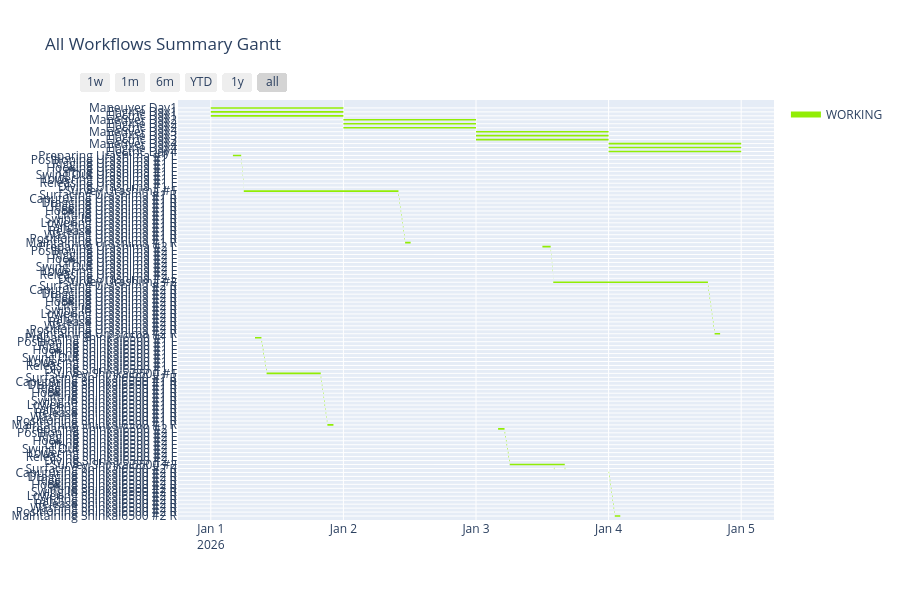

The code cell stored with this chart in its notebook:
### Code cell
import plotly.figure_factory as ff

workflow_list = []
for i in range(number_of_days):
    exec(f"workflow_list.append(maneuver_day{i+1})")
    exec(f"workflow_list.append(eng_day{i+1})")
    exec(f"workflow_list.append(elec_day{i+1})")
for i in range(number_of_ur8k_survey):
    exec(f"workflow_list.append(ur8k_{i+1}_Lpr)")
    exec(f"workflow_list.append(ur8k_{i+1}_Lpo)")
    exec(f"workflow_list.append(ur8k_{i+1}_Lri)")
    exec(f"workflow_list.append(ur8k_{i+1}_Lho)")
    exec(f"workflow_list.append(ur8k_{i+1}_Lli)")
    exec(f"workflow_list.append(ur8k_{i+1}_Lsw)")
    exec(f"workflow_list.append(ur8k_{i+1}_Llo)")
    exec(f"workflow_list.append(ur8k_{i+1}_Lre)")
    exec(f"workflow_list.append(ur8k_{i+1}_Ldi)")
    exec(f"workflow_list.append(ur8k_{i+1}_survey1)")
    exec(f"workflow_list.append(ur8k_{i+1}_Rsu)")
    exec(f"workflow_list.append(ur8k_{i+1}_Rca)")
    exec(f"workflow_list.append(ur8k_{i+1}_Rdr)")
    exec(f"workflow_list.append(ur8k_{i+1}_Rri)")
    exec(f"workflow_list.append(ur8k_{i+1}_Rho)")
    exec(f"workflow_list.append(ur8k_{i+1}_Rli)")
    exec(f"workflow_list.append(ur8k_{i+1}_Rsw)")
    exec(f"workflow_list.append(ur8k_{i+1}_Rlo)")
    exec(f"workflow_list.append(ur8k_{i+1}_Rla)")
    exec(f"workflow_list.append(ur8k_{i+1}_Rre)")
    exec(f"workflow_list.append(ur8k_{i+1}_Rwa)")
    exec(f"workflow_list.append(ur8k_{i+1}_Rpo)")
    exec(f"workflow_list.append(ur8k_{i+1}_Rma)")
for i in range(number_of_sn6500_survey):
    exec(f"workflow_list.append(sn6500_{i+1}_Lpr)")
    exec(f"workflow_list.append(sn6500_{i+1}_Lpo)")
    exec(f"workflow_list.append(sn6500_{i+1}_Lri)")
    exec(f"workflow_list.append(sn6500_{i+1}_Lho)")
    exec(f"workflow_list.append(sn6500_{i+1}_Lli)")
    exec(f"workflow_list.append(sn6500_{i+1}_Lsw)")
    exec(f"workflow_list.append(sn6500_{i+1}_Llo)")
    exec(f"workflow_list.append(sn6500_{i+1}_Lre)")
    exec(f"workflow_list.append(sn6500_{i+1}_Ldi)")
    exec(f"workflow_list.append(sn6500_{i+1}_survey1)")
    exec(f"workflow_list.append(sn6500_{i+1}_Rsu)")
    exec(f"workflow_list.append(sn6500_{i+1}_Rca)")
    exec(f"workflow_list.append(sn6500_{i+1}_Rdr)")
    exec(f"workflow_list.append(sn6500_{i+1}_Rri)")
    exec(f"workflow_list.append(sn6500_{i+1}_Rho)")
    exec(f"workflow_list.append(sn6500_{i+1}_Rli)")
    exec(f"workflow_list.append(sn6500_{i+1}_Rsw)")
    exec(f"workflow_list.append(sn6500_{i+1}_Rlo)")
    exec(f"workflow_list.append(sn6500_{i+1}_Rla)")
    exec(f"workflow_list.append(sn6500_{i+1}_Rre)")
    exec(f"workflow_list.append(sn6500_{i+1}_Rwa)")
    exec(f"workflow_list.append(sn6500_{i+1}_Rpo)")
    exec(f"workflow_list.append(sn6500_{i+1}_Rma)")

combined_df = []
for wf in workflow_list:
    wf_data = wf.create_data_for_gantt_plotly(
        init_datetime=project.init_datetime,
        unit_timedelta=project.unit_timedelta,
        view_ready=False,
        finish_margin=1.0
    )
    for entry in wf_data:
        entry["Task"] = wf.name
        
    combined_df.extend(wf_data)

colors = {"WORKING": "rgb(146, 237, 5)", "READY": "rgb(107,127,135)"}

fig = ff.create_gantt(
    combined_df,
    title="All Workflows Summary Gantt",
    colors=colors,
    index_col="State",
    showgrid_x=True,
    showgrid_y=True,
    group_tasks=True,
    show_colorbar=True,
)

fig.show()

### Figure 1 — Plotly figure (JSON) as saved in the notebook; plotly's stock layout.template omitted (floating-point values rounded to 4 significant figures; data arrays with more than 128 entries replaced by an {"elided": "..."} marker saying what was removed)
{"data": [{"fill": "toself", "fillcolor": "rgb(146, 237, 5)", "hoverinfo": "name", "legendgroup": "rgb(146, 237, 5)", "mode": "none", "name": "WORKING", "type": "scatter", "x": {"elided": "10524 str values"}, "y": {"elided": "10524 float values"}}, {"legendgroup": "rgb(146, 237, 5)", "marker": {"color": "rgb(146, 237, 5)", "opacity": 0, "size": 1}, "mode": "markers", "name": "", "showlegend": false, "text": {"elided": "4210 null values"}, "type": "scatter", "x": {"elided": "4210 str values"}, "y": {"elided": "4210 int values"}}], "layout": {"height": 600, "hovermode": "closest", "showlegend": true, "title": {"text": "All Workflows Summary Gantt"}, "xaxis": {"rangeselector": {"buttons": [{"count": 7, "label": "1w", "step": "day", "stepmode": "backward"}, {"count": 1, "label": "1m", "step": "month", "stepmode": "backward"}, {"count": 6, "label": "6m", "step": "month", "stepmode": "backward"}, {"count": 1, "label": "YTD", "step": "year", "stepmode": "todate"}, {"count": 1, "label": "1y", "step": "year", "stepmode": "backward"}, {"step": "all"}]}, "showgrid": true, "type": "date", "zeroline": false}, "yaxis": {"autorange": false, "range": [-1, 105], "showgrid": true, "ticktext": ["Maintaining Shinkai6500 #2 R", "Positioning Shinkai6500 #2 R", "Washing Shinkai6500 #2 R", "Release Shinkai6500 #2 R", "Landing Shinkai6500 #2 R", "Lowering Shinkai6500 #2 R", "Swing In Shinkai6500 #2 R", "Lifting Shinkai6500 #2 R", "Hooking Shinkai6500 #2 R", "Rigging Shinkai6500 #2 R", "Dragging Shinkai6500 #2 R", "Caputuring Shinkai6500 #2 R", "Surfacing Shinkai6500 #2 R", "Survey Shinkai6500 #2", "Diving Shinkai6500 #2 L", "Releasing Shinkai6500 #2 L", "Lowering Shinkai6500 #2 L", "Swing Out Shinkai6500 #2 L", "Lifting Shinkai6500 #2 L", "Hooking Shinkai6500 #2 L", "Rigging Shinkai6500 #2 L", "Positioning Shinkai6500 #2 L", "Preparing Shinkai6500 #2 L", "Maintaining Shinkai6500 #1 R", "Positioning Shinkai6500 #1 R", "Washing Shinkai6500 #1 R", "Release Shinkai6500 #1 R", "Landing Shinkai6500 #1 R", "Lowering Shinkai6500 #1 R", "Swing In Shinkai6500 #1 R", "Lifting Shinkai6500 #1 R", "Hooking Shinkai6500 #1 R", "Rigging Shinkai6500 #1 R", "Dragging Shinkai6500 #1 R", "Caputuring Shinkai6500 #1 R", "Surfacing Shinkai6500 #1 R", "Survey Shinkai6500 #1", "Diving Shinkai6500 #1 L", "Releasing Shinkai6500 #1 L", "Lowering Shinkai6500 #1 L", "Swing Out Shinkai6500 #1 L", "Lifting Shinkai6500 #1 L", "Hooking Shinkai6500 #1 L", "Rigging Shinkai6500 #1 L", "Positioning Shinkai6500 #1 L", "Preparing Shinkai6500 #1 L", "Maintaining Urashima #2 R", "Positioning Urashima #2 R", "Washing Urashima #2 R", "Release Urashima #2 R", "Landing Urashima #2 R", "Lowering Urashima #2 R", "Swing In Urashima #2 R", "Lifting Urashima #2 R", "Hooking Urashima #2 R", "Rigging Urashima #2 R", "Dragging Urashima #2 R", "Caputuring Urashima #2 R", "Surfacing Urashima #2 R", "Survey Urashima #2", "Diving Urashima #2 L", "Releasing Urashima #2 L", "Lowering Urashima #2 L", "Swing Out Urashima #2 L", "Lifting Urashima #2 L", "Hooking Urashima #2 L", "Rigging Urashima #2 L", "Positioning Urashima #2 L", "Preparing Urashima #2 L", "Maintaining Urashima #1 R", "Positioning Urashima #1 R", "Washing Urashima #1 R", "Release Urashima #1 R", "Landing Urashima #1 R", "Lowering Urashima #1 R", "Swing In Urashima #1 R", "Lifting Urashima #1 R", "Hooking Urashima #1 R", "Rigging Urashima #1 R", "Dragging Urashima #1 R", "Caputuring Urashima #1 R", "Surfacing Urashima #1 R", "Survey Urashima #1", "Diving Urashima #1 L", "Releasing Urashima #1 L", "Lowering Urashima #1 L", "Swing Out Urashima #1 L", "Lifting Urashima #1 L", "Hooking Urashima #1 L", "Rigging Urashima #1 L", "Positioning Urashima #1 L", "Preparing Urashima #1 L", "Electric Day4", "Engine Day4", "Maneuver Day4", "Electric Day3", "Engine Day3", "Maneuver Day3", "Electric Day2", "Engine Day2", "Maneuver Day2", "Electric Day1", "Engine Day1", "Maneuver Day1"], "tickvals": [0, 1, 2, 3, 4, 5, 6, 7, 8, 9, 10, 11, 12, 13, 14, 15, 16, 17, 18, 19, 20, 21, 22, 23, 24, 25, 26, 27, 28, 29, 30, 31, 32, 33, 34, 35, 36, 37, 38, 39, 40, 41, 42, 43, 44, 45, 46, 47, 48, 49, 50, 51, 52, 53, 54, 55, 56, 57, 58, 59, 60, 61, 62, 63, 64, 65, 66, 67, 68, 69, 70, 71, 72, 73, 74, 75, 76, 77, 78, 79, 80, 81, 82, 83, 84, 85, 86, 87, 88, 89, 90, 91, 92, 93, 94, 95, 96, 97, 98, 99, 100, 101, 102, 103], "zeroline": false}}}
